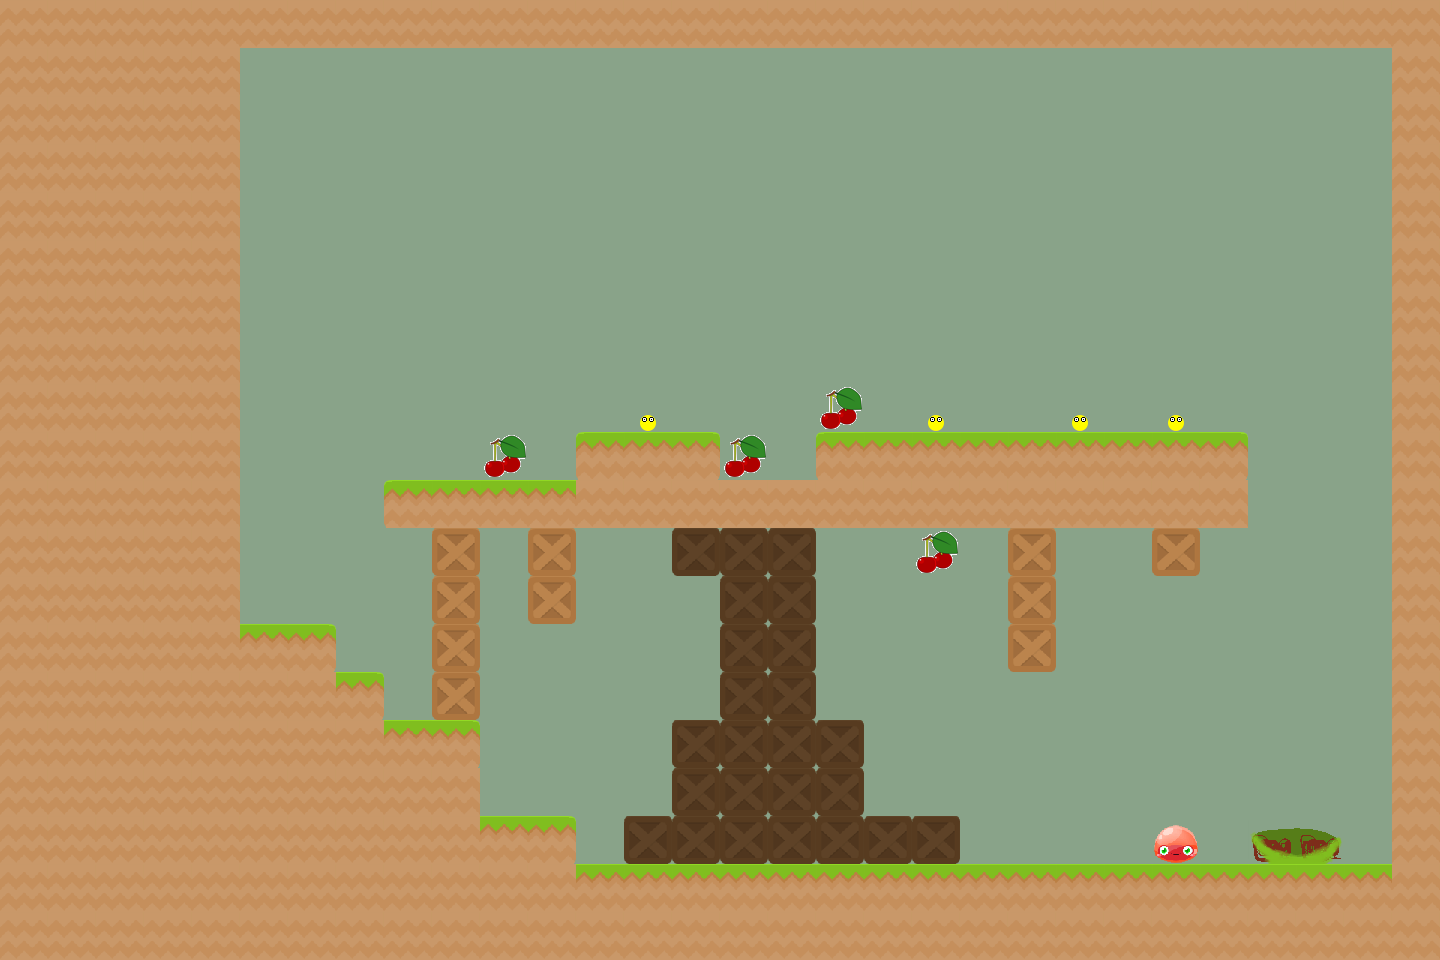

A 2D game scene composited from a Tiled map and its tileset images. What follows is a short description and the map's XML, with each tile layer's data collapsed to a summary:
An orthogonal 30x20 tile map with 48x48 px tiles, 4 tile layers (Background, World, Coins, Foreground), 2 tilesets.

<map version="1.10" tiledversion="1.11.0" orientation="orthogonal" renderorder="right-down" width="30" height="20" tilewidth="48" tileheight="48" infinite="0" backgroundcolor="#89a389" nextlayerid="5" nextobjectid="31">
 <editorsettings>
  <export target="../public/assets/map0.json" format="json" />
 </editorsettings>
 <tileset firstgid="1" name="tiles" tilewidth="48" tileheight="48" tilecount="16" columns="4">
  <image source="../public/assets/tiles.png" width="192" height="192" />
  <tile id="0">
   <properties>
    <property name="collides" type="bool" value="true" />
   </properties>
  </tile>
  <tile id="1">
   <properties>
    <property name="collides" type="bool" value="true" />
   </properties>
  </tile>
  <tile id="2">
   <properties>
    <property name="collides" type="bool" value="true" />
   </properties>
  </tile>
  <tile id="3">
   <properties>
    <property name="collides" type="bool" value="true" />
   </properties>
  </tile>
  <tile id="4">
   <properties>
    <property name="collides" type="bool" value="true" />
   </properties>
  </tile>
  <tile id="5">
   <properties>
    <property name="collides" type="bool" value="true" />
   </properties>
  </tile>
  <tile id="6">
   <properties>
    <property name="collides" type="bool" value="true" />
   </properties>
  </tile>
  <tile id="8">
   <properties>
    <property name="collides" type="bool" value="true" />
   </properties>
  </tile>
  <tile id="9">
   <properties>
    <property name="collides" type="bool" value="true" />
   </properties>
  </tile>
  <tile id="10">
   <properties>
    <property name="collides" type="bool" value="true" />
   </properties>
  </tile>
  <tile id="12">
   <properties>
    <property name="collides" type="bool" value="true" />
   </properties>
  </tile>
  <tile id="13">
   <properties>
    <property name="collides" type="bool" value="true" />
   </properties>
  </tile>
  <tile id="14">
   <properties>
    <property name="collides" type="bool" value="true" />
   </properties>
  </tile>
 </tileset>
 <tileset firstgid="17" name="coin" tilewidth="48" tileheight="48" tilecount="10" columns="10">
  <image source="../public/assets/coinGold.png" width="480" height="48" />
 </tileset>
 <layer id="3" name="Background" width="30" height="20">
  <data>[600 cells, 26 non-empty, 3 distinct tile ids]</data>
 </layer>
 <layer id="1" name="World" width="30" height="20">
  <data>[600 cells, 244 non-empty, 4 distinct tile ids]</data>
 </layer>
 <layer id="2" name="Coins" width="30" height="20">
  <data>[600 cells, 11 non-empty, 4 distinct tile ids]</data>
 </layer>
 <layer id="4" name="Foreground" width="30" height="20">
  <data>[600 cells, 12 non-empty, 3 distinct tile ids]</data>
 </layer>
</map>
